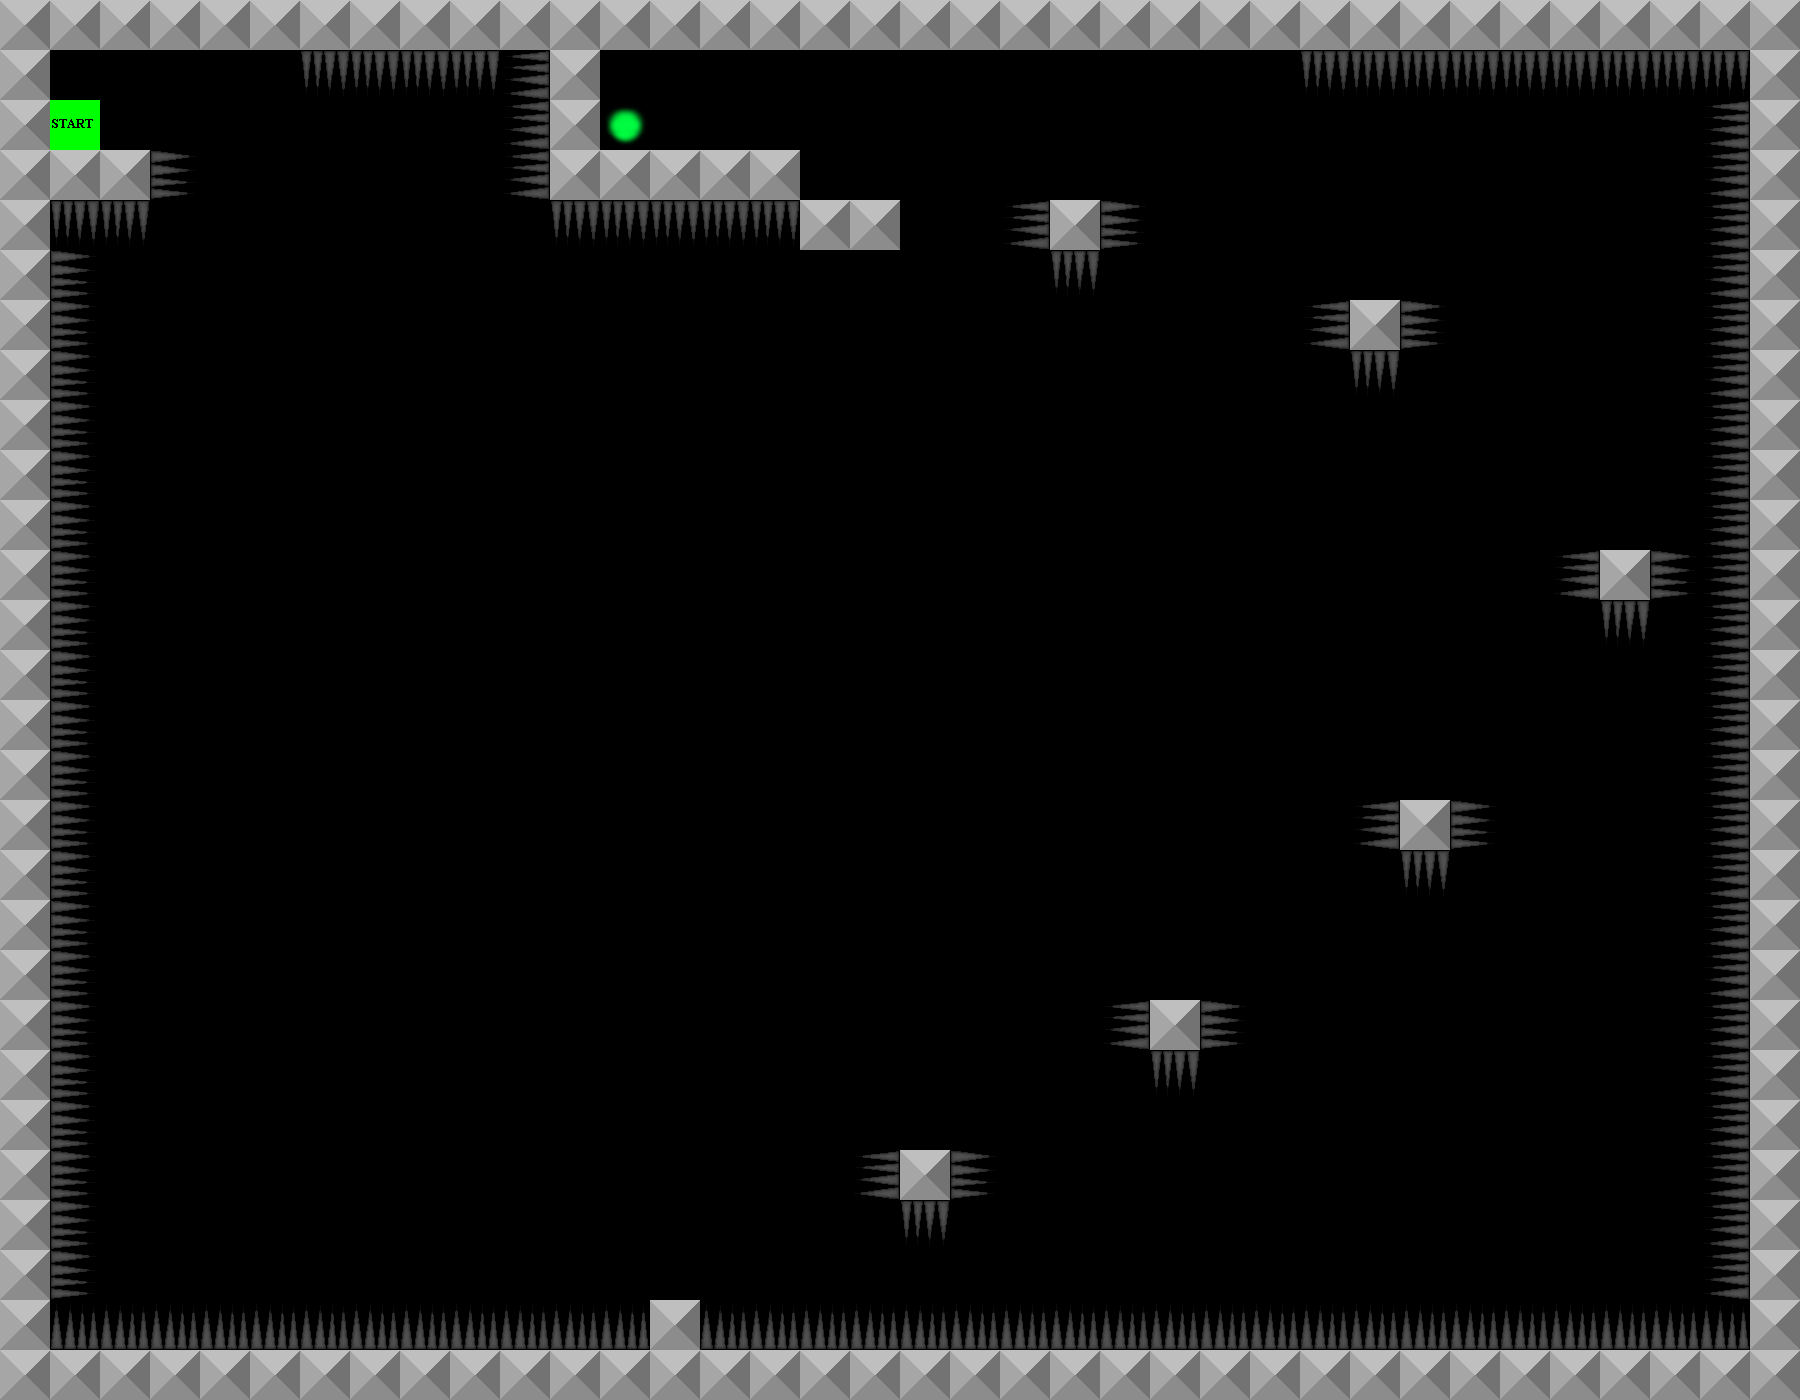

Below is a game level as drawn by its tile map, then a one-line description and the .tmx file that defines it, in full:
An orthogonal 36x28 tile map with 50x50 px tiles, 3 tile layers (Collision, Border, Start), 4 tilesets.

<map version="1.0" orientation="orthogonal" renderorder="right-down" width="36" height="28" tilewidth="50" tileheight="50">
 <tileset firstgid="1" name="Metal" tilewidth="50" tileheight="50">
  <image source="metal.png" trans="ff0004" width="50" height="50" />
  <tile id="0">
   <properties>
    <property name="collide" value="" />
   </properties>
  </tile>
 </tileset>
 <tileset firstgid="2" name="spikes" tilewidth="50" tileheight="50">
  <image source="spikes_matrix.png" trans="ff0004" width="200" height="50" />
  <tile id="0">
   <properties>
    <property name="deadly" value="" />
   </properties>
  </tile>
  <tile id="1">
   <properties>
    <property name="deadly" value="" />
   </properties>
  </tile>
  <tile id="2">
   <properties>
    <property name="deadly" value="" />
   </properties>
  </tile>
  <tile id="3">
   <properties>
    <property name="deadly" value="" />
   </properties>
  </tile>
 </tileset>
 <tileset firstgid="6" name="end" tilewidth="50" tileheight="50">
  <image source="end.png" trans="ff0004" width="50" height="50" />
  <tile id="0">
   <properties>
    <property name="end" value="" />
   </properties>
  </tile>
 </tileset>
 <tileset firstgid="7" name="start" tilewidth="50" tileheight="50">
  <image source="start.png" trans="ff0004" width="50" height="50" />
  <tile id="0">
   <properties>
    <property name="start" value="" />
   </properties>
  </tile>
 </tileset>
 <layer name="Collision" width="36" height="28">
  <data encoding="csv">
0,0,0,0,0,0,3,3,0,0,0,0,0,0,0,0,0,0,0,0,0,0,0,0,0,0,0,0,0,0,0,0,0,0,0,0,
0,0,0,0,0,0,3,3,3,3,4,1,0,0,0,0,0,0,0,0,0,0,0,0,0,0,3,3,3,3,3,3,3,3,3,0,
0,0,0,0,0,0,0,0,0,0,4,1,6,0,0,0,0,0,0,0,0,0,0,0,0,0,0,0,0,0,0,0,0,0,4,0,
0,1,1,5,0,0,0,0,0,0,4,1,1,1,1,1,0,0,0,0,0,0,0,0,0,0,0,0,0,0,0,0,0,0,4,0,
0,3,3,0,0,0,0,0,0,0,0,3,3,3,3,3,1,1,0,0,4,1,5,0,0,0,0,0,0,0,0,0,0,0,4,0,
0,5,0,0,0,0,0,0,0,0,0,0,0,0,0,0,0,0,0,0,0,3,0,0,0,0,0,0,0,0,0,0,0,0,4,0,
0,5,0,0,0,0,0,0,0,0,0,0,0,0,0,0,0,0,0,0,0,0,0,0,0,0,4,1,5,0,0,0,0,0,4,0,
0,5,0,0,0,0,0,0,0,0,0,0,0,0,0,0,0,0,0,0,0,0,0,0,0,0,0,3,0,0,0,0,0,0,4,0,
0,5,0,0,0,0,0,0,0,0,0,0,0,0,0,0,0,0,0,0,0,0,0,0,0,0,0,0,0,0,0,0,0,0,4,0,
0,5,0,0,0,0,0,0,0,0,0,0,0,0,0,0,0,0,0,0,0,0,0,0,0,0,0,0,0,0,0,0,0,0,4,0,
0,5,0,0,0,0,0,0,0,0,0,0,0,0,0,0,0,0,0,0,0,0,0,0,0,0,0,0,0,0,0,0,0,0,4,0,
0,5,0,0,0,0,0,0,0,0,0,0,0,0,0,0,0,0,0,0,0,0,0,0,0,0,0,0,0,0,0,4,1,5,4,0,
0,5,0,0,0,0,0,0,0,0,0,0,0,0,0,0,0,0,0,0,0,0,0,0,0,0,0,0,0,0,0,0,3,0,4,0,
0,5,0,0,0,0,0,0,0,0,0,0,0,0,0,0,0,0,0,0,0,0,0,0,0,0,0,0,0,0,0,0,0,0,4,0,
0,5,0,0,0,0,0,0,0,0,0,0,0,0,0,0,0,0,0,0,0,0,0,0,0,0,0,0,0,0,0,0,0,0,4,0,
0,5,0,0,0,0,0,0,0,0,0,0,0,0,0,0,0,0,0,0,0,0,0,0,0,0,0,0,0,0,0,0,0,0,4,0,
0,5,0,0,0,0,0,0,0,0,0,0,0,0,0,0,0,0,0,0,0,0,0,0,0,0,0,4,1,5,0,0,0,0,4,0,
0,5,0,0,0,0,0,0,0,0,0,0,0,0,0,0,0,0,0,0,0,0,0,0,0,0,0,0,3,0,0,0,0,0,4,0,
0,5,0,0,0,0,0,0,0,0,0,0,0,0,0,0,0,0,0,0,0,0,0,0,0,0,0,0,0,0,0,0,0,0,4,0,
0,5,0,0,0,0,0,0,0,0,0,0,0,0,0,0,0,0,0,0,0,0,0,0,0,0,0,0,0,0,0,0,0,0,4,0,
0,5,0,0,0,0,0,0,0,0,0,0,0,0,0,0,0,0,0,0,0,0,4,1,5,0,0,0,0,0,0,0,0,0,4,0,
0,5,0,0,0,0,0,0,0,0,0,0,0,0,0,0,0,0,0,0,0,0,0,3,0,0,0,0,0,0,0,0,0,0,4,0,
0,5,0,0,0,0,0,0,0,0,0,0,0,0,0,0,0,0,0,0,0,0,0,0,0,0,0,0,0,0,0,0,0,0,4,0,
0,5,0,0,0,0,0,0,0,0,0,0,0,0,0,0,0,4,1,5,0,0,0,0,0,0,0,0,0,0,0,0,0,0,4,0,
0,5,0,0,0,0,0,0,0,0,0,0,0,0,0,0,0,0,3,0,0,0,0,0,0,0,0,0,0,0,0,0,0,0,4,0,
0,5,0,0,0,0,0,0,0,0,0,0,0,0,0,0,0,0,0,0,0,0,0,0,0,0,0,0,0,0,0,0,0,0,4,0,
0,2,2,2,2,2,2,2,2,2,2,2,2,1,2,2,2,2,2,2,2,2,2,2,2,2,2,2,2,2,2,2,2,2,2,0,
0,0,0,0,0,0,0,0,0,0,0,0,0,0,0,0,0,0,0,0,0,0,0,0,0,0,0,0,0,0,0,0,0,0,0,0
</data>
 </layer>
 <layer name="Border" width="36" height="28">
  <data encoding="csv">
1,1,1,1,1,1,1,1,1,1,1,1,1,1,1,1,1,1,1,1,1,1,1,1,1,1,1,1,1,1,1,1,1,1,1,1,
1,0,0,0,0,0,0,0,0,0,0,0,0,0,0,0,0,0,0,0,0,0,0,0,0,0,0,0,0,0,0,0,0,0,0,1,
1,0,0,0,0,0,0,0,0,0,0,0,0,0,0,0,0,0,0,0,0,0,0,0,0,0,0,0,0,0,0,0,0,0,0,1,
1,0,0,0,0,0,0,0,0,0,0,0,0,0,0,0,0,0,0,0,0,0,0,0,0,0,0,0,0,0,0,0,0,0,0,1,
1,0,0,0,0,0,0,0,0,0,0,0,0,0,0,0,0,0,0,0,0,0,0,0,0,0,0,0,0,0,0,0,0,0,0,1,
1,0,0,0,0,0,0,0,0,0,0,0,0,0,0,0,0,0,0,0,0,0,0,0,0,0,0,0,0,0,0,0,0,0,0,1,
1,0,0,0,0,0,0,0,0,0,0,0,0,0,0,0,0,0,0,0,0,0,0,0,0,0,0,0,0,0,0,0,0,0,0,1,
1,0,0,0,0,0,0,0,0,0,0,0,0,0,0,0,0,0,0,0,0,0,0,0,0,0,0,0,0,0,0,0,0,0,0,1,
1,0,0,0,0,0,0,0,0,0,0,0,0,0,0,0,0,0,0,0,0,0,0,0,0,0,0,0,0,0,0,0,0,0,0,1,
1,0,0,0,0,0,0,0,0,0,0,0,0,0,0,0,0,0,0,0,0,0,0,0,0,0,0,0,0,0,0,0,0,0,0,1,
1,0,0,0,0,0,0,0,0,0,0,0,0,0,0,0,0,0,0,0,0,0,0,0,0,0,0,0,0,0,0,0,0,0,0,1,
1,0,0,0,0,0,0,0,0,0,0,0,0,0,0,0,0,0,0,0,0,0,0,0,0,0,0,0,0,0,0,0,0,0,0,1,
1,0,0,0,0,0,0,0,0,0,0,0,0,0,0,0,0,0,0,0,0,0,0,0,0,0,0,0,0,0,0,0,0,0,0,1,
1,0,0,0,0,0,0,0,0,0,0,0,0,0,0,0,0,0,0,0,0,0,0,0,0,0,0,0,0,0,0,0,0,0,0,1,
1,0,0,0,0,0,0,0,0,0,0,0,0,0,0,0,0,0,0,0,0,0,0,0,0,0,0,0,0,0,0,0,0,0,0,1,
1,0,0,0,0,0,0,0,0,0,0,0,0,0,0,0,0,0,0,0,0,0,0,0,0,0,0,0,0,0,0,0,0,0,0,1,
1,0,0,0,0,0,0,0,0,0,0,0,0,0,0,0,0,0,0,0,0,0,0,0,0,0,0,0,0,0,0,0,0,0,0,1,
1,0,0,0,0,0,0,0,0,0,0,0,0,0,0,0,0,0,0,0,0,0,0,0,0,0,0,0,0,0,0,0,0,0,0,1,
1,0,0,0,0,0,0,0,0,0,0,0,0,0,0,0,0,0,0,0,0,0,0,0,0,0,0,0,0,0,0,0,0,0,0,1,
1,0,0,0,0,0,0,0,0,0,0,0,0,0,0,0,0,0,0,0,0,0,0,0,0,0,0,0,0,0,0,0,0,0,0,1,
1,0,0,0,0,0,0,0,0,0,0,0,0,0,0,0,0,0,0,0,0,0,0,0,0,0,0,0,0,0,0,0,0,0,0,1,
1,0,0,0,0,0,0,0,0,0,0,0,0,0,0,0,0,0,0,0,0,0,0,0,0,0,0,0,0,0,0,0,0,0,0,1,
1,0,0,0,0,0,0,0,0,0,0,0,0,0,0,0,0,0,0,0,0,0,0,0,0,0,0,0,0,0,0,0,0,0,0,1,
1,0,0,0,0,0,0,0,0,0,0,0,0,0,0,0,0,0,0,0,0,0,0,0,0,0,0,0,0,0,0,0,0,0,0,1,
1,0,0,0,0,0,0,0,0,0,0,0,0,0,0,0,0,0,0,0,0,0,0,0,0,0,0,0,0,0,0,0,0,0,0,1,
1,0,0,0,0,0,0,0,0,0,0,0,0,0,0,0,0,0,0,0,0,0,0,0,0,0,0,0,0,0,0,0,0,0,0,1,
1,0,0,0,0,0,0,0,0,0,0,0,0,0,0,0,0,0,0,0,0,0,0,0,0,0,0,0,0,0,0,0,0,0,0,1,
1,1,1,1,1,1,1,1,1,1,1,1,1,1,1,1,1,1,1,1,1,1,1,1,1,1,1,1,1,1,1,1,1,1,1,1
</data>
 </layer>
 <layer name="Start" width="36" height="28">
  <data encoding="csv">
0,0,0,0,0,0,0,0,0,0,0,0,0,0,0,0,0,0,0,0,0,0,0,0,0,0,0,0,0,0,0,0,0,0,0,0,
0,0,0,0,0,0,0,0,0,0,0,0,0,0,0,0,0,0,0,0,0,0,0,0,0,0,0,0,0,0,0,0,0,0,0,0,
0,7,0,0,0,0,0,0,0,0,0,0,0,0,0,0,0,0,0,0,0,0,0,0,0,0,0,0,0,0,0,0,0,0,0,0,
0,0,0,0,0,0,0,0,0,0,0,0,0,0,0,0,0,0,0,0,0,0,0,0,0,0,0,0,0,0,0,0,0,0,0,0,
0,0,0,0,0,0,0,0,0,0,0,0,0,0,0,0,0,0,0,0,0,0,0,0,0,0,0,0,0,0,0,0,0,0,0,0,
0,0,0,0,0,0,0,0,0,0,0,0,0,0,0,0,0,0,0,0,0,0,0,0,0,0,0,0,0,0,0,0,0,0,0,0,
0,0,0,0,0,0,0,0,0,0,0,0,0,0,0,0,0,0,0,0,0,0,0,0,0,0,0,0,0,0,0,0,0,0,0,0,
0,0,0,0,0,0,0,0,0,0,0,0,0,0,0,0,0,0,0,0,0,0,0,0,0,0,0,0,0,0,0,0,0,0,0,0,
0,0,0,0,0,0,0,0,0,0,0,0,0,0,0,0,0,0,0,0,0,0,0,0,0,0,0,0,0,0,0,0,0,0,0,0,
0,0,0,0,0,0,0,0,0,0,0,0,0,0,0,0,0,0,0,0,0,0,0,0,0,0,0,0,0,0,0,0,0,0,0,0,
0,0,0,0,0,0,0,0,0,0,0,0,0,0,0,0,0,0,0,0,0,0,0,0,0,0,0,0,0,0,0,0,0,0,0,0,
0,0,0,0,0,0,0,0,0,0,0,0,0,0,0,0,0,0,0,0,0,0,0,0,0,0,0,0,0,0,0,0,0,0,0,0,
0,0,0,0,0,0,0,0,0,0,0,0,0,0,0,0,0,0,0,0,0,0,0,0,0,0,0,0,0,0,0,0,0,0,0,0,
0,0,0,0,0,0,0,0,0,0,0,0,0,0,0,0,0,0,0,0,0,0,0,0,0,0,0,0,0,0,0,0,0,0,0,0,
0,0,0,0,0,0,0,0,0,0,0,0,0,0,0,0,0,0,0,0,0,0,0,0,0,0,0,0,0,0,0,0,0,0,0,0,
0,0,0,0,0,0,0,0,0,0,0,0,0,0,0,0,0,0,0,0,0,0,0,0,0,0,0,0,0,0,0,0,0,0,0,0,
0,0,0,0,0,0,0,0,0,0,0,0,0,0,0,0,0,0,0,0,0,0,0,0,0,0,0,0,0,0,0,0,0,0,0,0,
0,0,0,0,0,0,0,0,0,0,0,0,0,0,0,0,0,0,0,0,0,0,0,0,0,0,0,0,0,0,0,0,0,0,0,0,
0,0,0,0,0,0,0,0,0,0,0,0,0,0,0,0,0,0,0,0,0,0,0,0,0,0,0,0,0,0,0,0,0,0,0,0,
0,0,0,0,0,0,0,0,0,0,0,0,0,0,0,0,0,0,0,0,0,0,0,0,0,0,0,0,0,0,0,0,0,0,0,0,
0,0,0,0,0,0,0,0,0,0,0,0,0,0,0,0,0,0,0,0,0,0,0,0,0,0,0,0,0,0,0,0,0,0,0,0,
0,0,0,0,0,0,0,0,0,0,0,0,0,0,0,0,0,0,0,0,0,0,0,0,0,0,0,0,0,0,0,0,0,0,0,0,
0,0,0,0,0,0,0,0,0,0,0,0,0,0,0,0,0,0,0,0,0,0,0,0,0,0,0,0,0,0,0,0,0,0,0,0,
0,0,0,0,0,0,0,0,0,0,0,0,0,0,0,0,0,0,0,0,0,0,0,0,0,0,0,0,0,0,0,0,0,0,0,0,
0,0,0,0,0,0,0,0,0,0,0,0,0,0,0,0,0,0,0,0,0,0,0,0,0,0,0,0,0,0,0,0,0,0,0,0,
0,0,0,0,0,0,0,0,0,0,0,0,0,0,0,0,0,0,0,0,0,0,0,0,0,0,0,0,0,0,0,0,0,0,0,0,
0,0,0,0,0,0,0,0,0,0,0,0,0,0,0,0,0,0,0,0,0,0,0,0,0,0,0,0,0,0,0,0,0,0,0,0,
0,0,0,0,0,0,0,0,0,0,0,0,0,0,0,0,0,0,0,0,0,0,0,0,0,0,0,0,0,0,0,0,0,0,0,0
</data>
 </layer>
</map>
